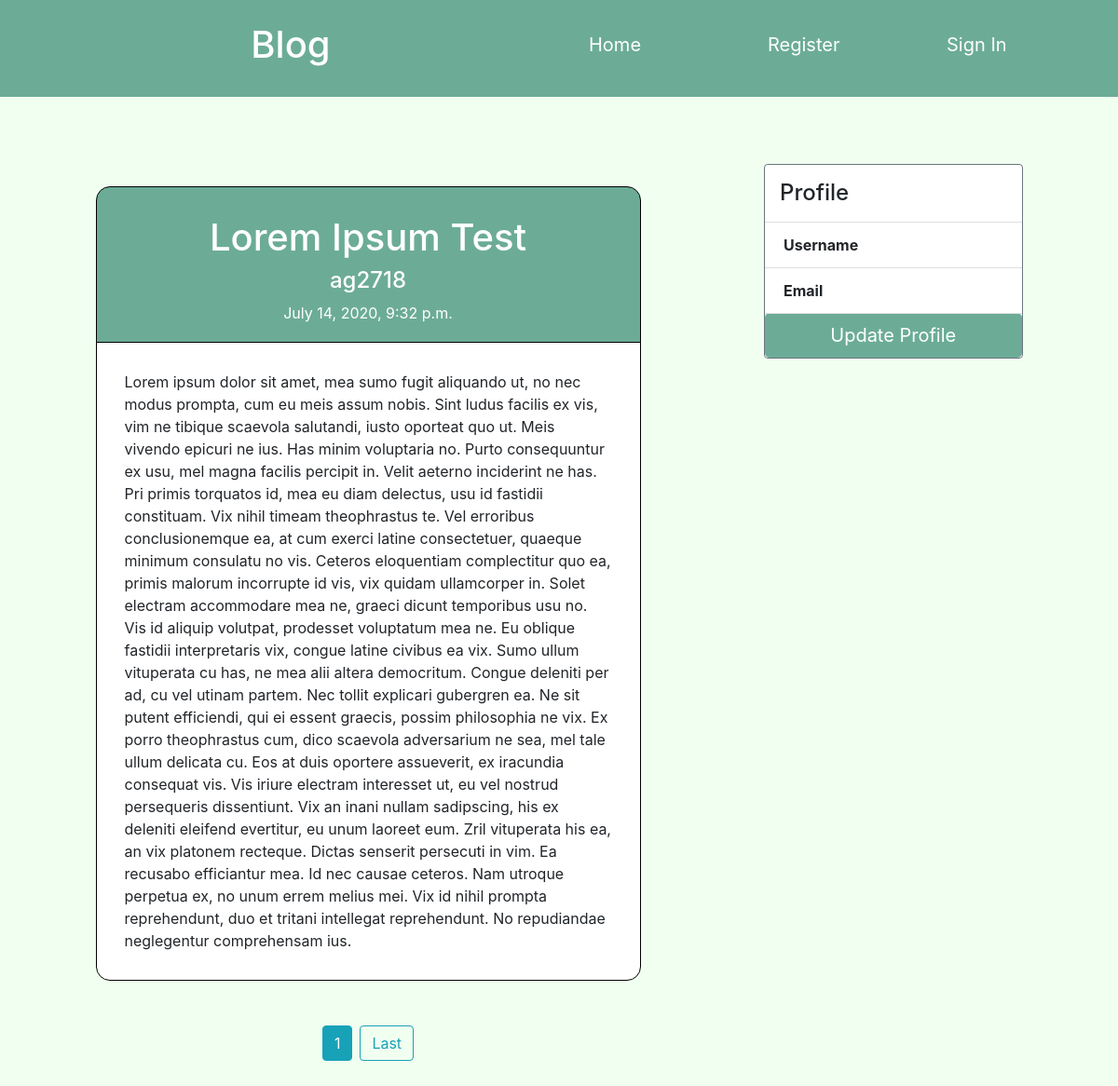
The page / on the database its author committed.
### app/models.py (models this page shows, shortened)
class ExampleModel(models.Model):
    title = models.CharField(max_length=100)
    content = models.TextField()
    when_posted = models.DateTimeField(default=timezone.now)
    author = models.ForeignKey(User, on_delete=models.CASCADE)

### app/views.py (the view)
# urls.py: path('', ExampleModelListView.as_view(paginate_by=1), name='home'),
class ExampleModelListView(ListView):
    model = ExampleModel
    template_name = 'templates/home.html'
    ordering = ["-when_posted"]
    paginate_by = 1

### templates/home.html (shortened to what this page needs)
{% extends "base.html" %}
{% load static %}
{% block content %}
<br>
<br>
<br>
<div class="row">
    <div class="col-md-1"></div>
    <div class="col-md-6">
        <div class="pb-5 scroll">
            {% for object in object_list %}
            <br>
            <div class="post-head text-center">
                <a class="light-link" href="posts/{{object.id}}">
                    <h1>
                        {{ object.title }}
                    </h1>
                </a>
                <h4>
                    {{ object.author }}
                </h4>
                <div>
                    {{ object.when_posted }}
                </div>
            </div>
            <div class="post-content">
                {{ object.content }}
            </div>
            {% endfor %}
            <div class="d-flex justify-content-center">
                {% for num in page_obj.paginator.page_range %}
                {% if page_obj.number == num %}
                <a class="btn btn-info mt-5 ml-1 mr-1" href="?page={{ num }}">{{ num }}</a>
                {% elif num > page_obj.number|add:'-2' and num < page_obj.number|add:'2' and num != 1 and num != page_obj.paginator.num_pages %}
                <a class="btn btn-outline-info mt-5 ml-1 mr-1" href="?page={{ num }}">{{ num }}</a>
                {% endif %}
                {% endfor %}
                {% if page_obj.has_next %}
                <a class="btn btn-outline-info mt-5 ml-1 mr-1" href="?page={{ page_obj.paginator.num_pages }}">Last</a>
                {% endif %}
            </div>
            <br>
            <br>
            <br>
            <br>
            <br>
        </div>
    </div>
    <div class="col-md-1"></div>
    <div class="col-md-3 overflow-hidden">
        <div class="card border border-secondary">
            <h4 class="card-title m-3">Profile</h4>
            <ul class="list-group list-group-flush">
                <li class="list-group-item">
                    <strong>Username</strong><br>{{user.username}}
                </li>
                <li class="list-group-item">
                    <strong>Email</strong><br>{{user.email}}
                </li>
            </ul>
            <a href="{% url 'update-profile' %}" class="btn btn-lg btn-primary">Update Profile</a>
        </div>
    </div>
    <div class="col-md-1"></div>
</div>
{% endblock %}

### app/static/app/main.css (style rules this page uses)
body { background: rgb(240, 255, 240); }
a { color: green; }
.btn-primary { background: rgb(108, 172, 151) !important; background: rgb(108, 172, 151) !important; border-color: rgb(108, 172, 151) !important; }
a.light-link { color: white !important; }
.post-head { background: rgb(108, 172, 151); color: white; padding: 30px; border: solid black; border-width: 1px; border-top-left-radius: 15px; border-top-right-radius: 15px; }
.post-content { padding: 30px; background-color: white; margin-top: -12px; border: solid black; border-width: 1px; border-bottom-left-radius: 15px; border-bottom-right-radius: 15px; }
.scroll { height: calc(100vh - 110px); overflow-y: scroll; }

### rows shown on the page
ExampleModel: title "Lorem Ipsum Test", author "ag2718", when_posted "July 14, 2020, 9:32 p.m.", content "Lorem ipsum dolor sit amet, mea sumo fugit aliquando ut, no nec modus prompta, cum eu meis assum nobis. Sint ludus facilis ex vis, vim ne tibique scaevola salutandi, iusto oporteat quo ut. Meis vivendo epicuri ne ius. Has minim voluptaria no. Purto consequuntur ex usu, mel magna facilis percipit in. Velit aeterno inciderint ne has. Pri primis torquatos id, mea eu diam delectus, usu id fastidii constituam. Vix nihil timeam theophrastus te. Vel erroribus conclusionemque ea, at cum exerci latine consectetuer, quaeque minimum consulatu no vis. Ceteros eloquentiam complectitur quo ea, primis malorum incorrupte id vis, vix quidam ullamcorper in. Solet electram accommodare mea ne, graeci dicunt…"

### other values the page prints
{{ num }} "1"
